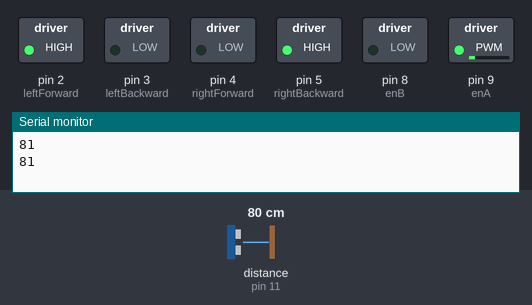
The sketch below on a simulated Arduino Uno, built with avr-gcc and run on an emulated ATmega328P. Parts: switched loads named in the sketch (green lamp = pin HIGH), the last lines printed to the serial monitor. Wiring (inferred from the names in the program): ultrasonic range finder: trigger pin 12; echo pin 11. The inputs (shaded band) are chosen by the test bench; at power-on: distance to the obstacle (sensor on pin 11) 80 cm. The echo pulse lasts 58.3 µs per cm; pins used as bus, display or sensor lines are not drawn.

Above: at 10.9 s.
11.0 s: distance to the obstacle (sensor on pin 11) set to 2 cm
At 16.2 s:
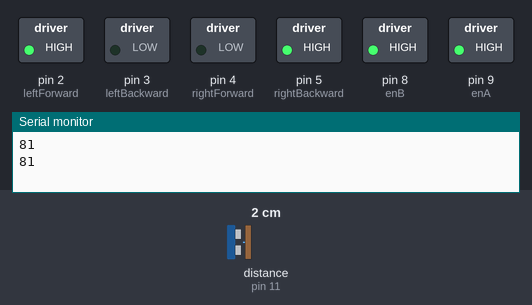
21.1 s: distance to the obstacle (sensor on pin 11) set to 35 cm
At 26.8 s:
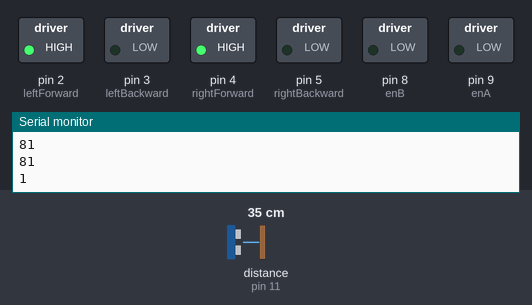
32.5 s: distance to the obstacle (sensor on pin 11) set to 22 cm
42.6 s: distance to the obstacle (sensor on pin 11) set to 17 cm
At 43.37 s:
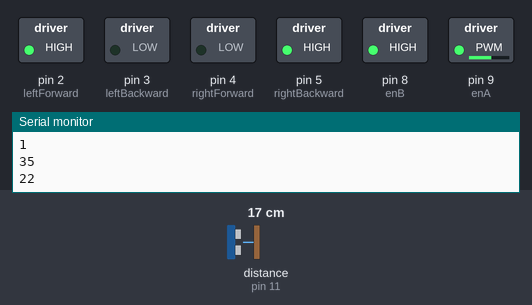
52.7 s: distance to the obstacle (sensor on pin 11) set to 60 cm
Timing chart, 0 to 63.8 s (numbered marks = the images above; inputs shaded):
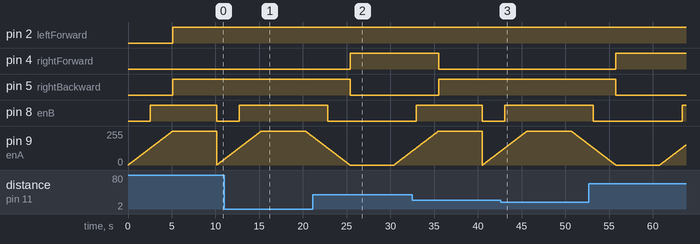

The sketch:

Arduino_Obstacle_Avoiding_Robot.ino
```cpp
//超音波センサー
const int trig = 12;
const int echo = 11;

//Motor 1
//スピードを変える線
const int enA = 9;
const int leftForward = 2;
const int leftBackward = 3;

//Motor 2
//スピードを変える線
const int enB = 8;
const int rightForward = 4;
const int rightBackward = 5;

//超音波を受け取るまでの時間と物までの距離
int duration = 0;
int distance = 0;

void setup()
{
  pinMode(trig , OUTPUT);
  pinMode(echo , INPUT);
//上で追加したスピードを変える線の種類は？
  pinMode(enA, OUTPUT);
  pinMode(enB, OUTPUT);

  pinMode(leftForward , OUTPUT);
  pinMode(leftBackward , OUTPUT);
  pinMode(rightForward , OUTPUT);
  pinMode(rightBackward , OUTPUT);

  //さいしょにモーターが動かないように
  digitalWrite(leftForward, LOW);
  digitalWrite(leftBackward, LOW);
  digitalWrite(rightForward, LOW);
  digitalWrite(rightBackward, LOW);

  Serial.begin(9600);

}

void loop()
{
  digitalWrite(trig , HIGH);
  delayMicroseconds(1000);
  digitalWrite(trig , LOW);


  duration = pulseIn(echo , HIGH);
  distance = (duration/2) / 28.5 ;
  Serial.println(distance);


  if ( distance < 20 )
  {
    //スピードを下げて
    // Decelerate from maximum speed to zero　　スピード　を　255 から　0 に　すこしずつ　へらす
    for (int i = 255;i>=0;--i) {
      analogWrite(enA, i);
      analogWrite(enB, i);
      delay(20);
    }

    //右に曲がる
    left_right(HIGH,LOW,5000);

  }
  else
  {
    //スピードを上げて
    for (int i = 0;i<256;i++) {
    analogWrite(enA, i);
    analogWrite(enB, i);
    delay(20);
    }

    //前に進む
    front_back(HIGH,LOW,5000);

  }

}
//前後に進める関数
void front_back(int a1, int a2, int d){
  digitalWrite(leftForward , a1);
  digitalWrite(leftBackward , a2);

  digitalWrite(rightForward , a2);
  digitalWrite(rightBackward , a1);
  delay(d);
}

//左右に曲がる関数
void left_right(int b1, int b2, int d){
  digitalWrite(leftForward , b1);
  digitalWrite(leftBackward ,b2);
  digitalWrite(rightForward ,b1);
  digitalWrite(rightBackward,b2);
  delay(d);
}
```

Measured:
- the behaviour switches between 20 and 19 cm on distance to the obstacle (sensor on pin 11) (found by bisection; images 2 and 3)
- after the input at 11.0 s, pin 8 (enB): goes on until 12.7 s, then stays HIGH
- after the input at 21.1 s, pin 8 (enB): goes on until 22.8 s, then stays LOW
- after the input at 42.6 s, pin 8 (enB): goes on until 43.1 s, then stays HIGH
